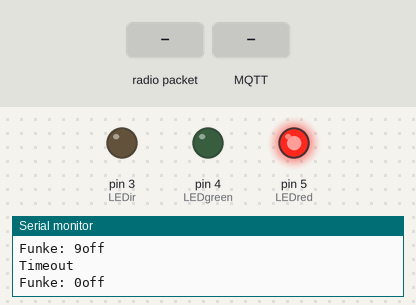
The sketch below on a simulated Arduino Uno, built for the host (arithmetic inside an expression is 32-bit, double 64-bit). On the bench: output pins drawn as LEDs (lit = HIGH), the last lines printed to the serial monitor. The test bench sets the inputs (shaded band). WiFi joins after 1.5 s; servers stay silent unless stated; no radio packets arrive unless stated; no MQTT or app messages arrive unless stated.

Above: at 2.7 s.
2.8 s: radio packet "0" arrives
At 3.6 s:
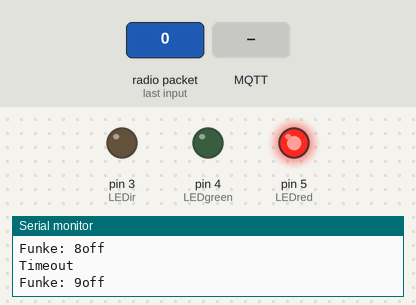
4.4 s: MQTT message "1" arrives on the first subscribed topic
At 21.6 s:
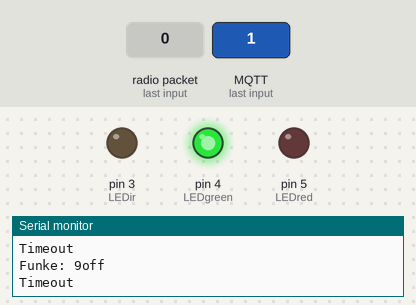
Timing chart, 0 to 22.2 s (numbered marks = the images above; inputs shaded):
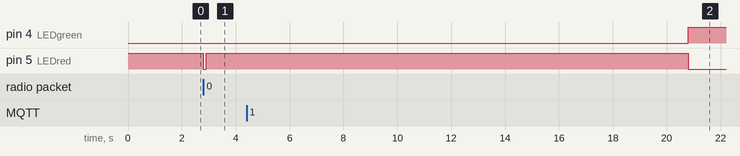

Measured:
- after the input at 2.8 s, pin 5 (LEDred): HIGH → LOW at once, → HIGH 0.10 s later

The sketch:

mqtt_funk_controller.ino
```cpp
#include <SPI.h>
#include <Ethernet.h>
#include <PubSubClient.h> // http://knolleary.net/arduino-client-for-mqtt/
#include "nRF24L01.h"
#include "RF24.h"

// MAC Adresse des Ethernet Shields
byte mac[] = { 0xDE, 0xED, 0xBA, 0xFE, 0xFE, 0xED };
// IP des MQTT Servers
byte server[] = { 10, 0, 1, 187 };
// Ethernet Client zur Kommunikation des MQTT Clients
EthernetClient ethClient;
// MQTT Client zur Kommunikation mit dem Server
// Server - Variable des Types byte mit Serveradresse
// 1883 - Ist der Standard TCP Port
// callback - Function wird aufgerufen wen MQTT Nachrichten eintreffen. Am ende des Sketches
// ethClient - Angabe des Ethernet Clients
PubSubClient mqttClient(server, 1883, callback, ethClient);

//Funk
RF24 radio(7,8);
const uint64_t pipes[10] = { 0xF0F0F0F0E1LL, 0xF0F0F0F0D2LL,0xF0F0F0F0E3LL,0xF0F0F0F0E4LL,0xF0F0F0F0E5LL,0xF0F0F0F0E6LL,0xF0F0F0F0E7LL,0xF0F0F0F0E8LL,0xF0F0F0F0E9LL,0xF0F0F0F0E0LL };

// Timervariable für eine Verzögerung. Als alternative zu delay was die verarbeitung anhält.
int timer = 0;
int timer2 = 0;
int EndTimer = 6000;
int EndTimer2 = 500;
int TimeOutC = 100; //Funk Timeout

// Pins des RGB LED Strip
int LEDred=5;
int LEDgreen=4;
int LEDir=3;
int IRRec=6;

boolean on[10] = {false,false,false,false,false,false,false,false,false,false};
boolean curon[10] = {true,true,true,true,true,true,true,true,true,true}; //Am Start wird davon ausgegangen, dass alles an ist

int rot[10] = {0,0,0,0,0,0,0,0,0,0}; //Initialwert zum resetten
int blau[10] = {0,0,0,0,0,0,0,0,0,0};
int gruen[10] = {0,0,0,0,0,0,0,0,0,0};

int currot[10] = {0,0,0,0,0,0,0,0,0,0};
int curblau[10] = {0,0,0,0,0,0,0,0,0,0};
int curgruen[10] = {0,0,0,0,0,0,0,0,0,0};

int retry[10] = {0,0,0,0,0,0,0,0,0,0};
int latenz[10] = {50,50,50,50,50,50,50,50,50,50};
int curlatenz[10] = {50,50,50,50,50,50,50,50,50,50};

boolean lanok = false;

String intToHex(int i)
{
  if(i < 16)
    return "0"+String(i,HEX);
  else
    return String(i,HEX);
}

boolean sendCommand(String genString)
{
  digitalWrite(LEDgreen,LOW);
  boolean ret = false;
  //Sende Befehl
  Serial.println("Funke: "+genString);
  char data[10];
  genString.toCharArray(data,10);
  radio.write(&data, sizeof(char)*10);


  //Warte auf Antwort
  radio.startListening();
  unsigned long started_waiting_at = millis();
  bool timeout = false;
  while ( ! radio.available() && ! timeout )
    if (millis() - started_waiting_at > TimeOutC )
      timeout = true;

  if (timeout)
  {
    digitalWrite(LEDred, HIGH);
    Serial.println("Timeout");
  }
  else
  {
    // Grab the response, compare, and send to debugging spew
    char recd[10];
    radio.read( &recd, sizeof(char)*10 );
    Serial.println("Recv "+String(recd));
    digitalWrite(LEDgreen, HIGH);
    digitalWrite(LEDred, LOW);
    ret = true;
  }
  radio.stopListening();
  return ret;
}

void sendLatenz(int id, int n)
{
  //Retry Timeout - Schalte Licht aus
  if(retry[id] > 6)
  {
    retry[id] = 0;
    on[id] = false;
    curon[id] = false;
    latenz[id] = curlatenz[id];
    return;
  }

  if(sendCommand(""+String(id)+"l"+String(latenz[id])))
  {
    retry[id] = 0;
    curlatenz[id] = latenz[id];
    Serial.println("Set Latenz: "+String(id)+" - "+String(latenz[id]));
  } else
    ++retry[id];
}

void sendOnOff(int id, boolean n)
{
  //Retry Timeout - Schalte Licht aus
  if(retry[id] > 6)
  {
    retry[id] = 0;
    on[id] = false;
    curon[id] = false;
    return;
  }

  String onoff;
  char pubonoff[2];
  if(n == true)
  {
    onoff = "on";
    String("1").toCharArray(pubonoff,2);
  }
  else
  {
    onoff = "off";
    String("0").toCharArray(pubonoff,2);
  }

  if(sendCommand(""+String(id)+onoff))
  {
    String command = "/arduout/"+String(id)+"/STATUS";
    char pubcommand[30];

    command.toCharArray(pubcommand,30);
    retry[id] = 0;
    curon[id] = on[id];
    mqttClient.publish(pubcommand, pubonoff);
    Serial.println("Publish: "+command+" - "+pubonoff);
  } else
    ++retry[id];
}

void sendColor(int id,int r,int g, int b)
{
  //Retry Timeout - Schalte Licht aus
  if(retry[id] > 20)
  {
    retry[id] = 0;
    on[id] = false;
    curon[id] = false;
    return;
  }

  if(sendCommand(""+String(id)+intToHex(r)+intToHex(g)+intToHex(b)))
  {
    currot[id] = r;
    curblau[id] = b;
    curgruen[id] = g;
    retry[id] = 0;
  } else
    ++retry[id];
}

void setup()
{
 Serial.begin(57600);

 // Setzen der PINS als Ausgang
 pinMode(LEDir, OUTPUT);
 pinMode(LEDred, OUTPUT);
 pinMode(LEDgreen, OUTPUT);

 digitalWrite(LEDred,HIGH);
 Serial.println("[NET INIT]");

 // Initialisierung des Ethernets
 if (Ethernet.begin(mac) == 0)
 {
   Serial.println("[NET ERROR]");
   while (true); //Beende Script
 }
 else
 {
   // Wenn DHCP OK ist dann grün setzen
   Serial.println("[NET DHCP OK]");
   lanok = true;
 }


 Serial.println("[FUNK INIT]");
 radio.begin();
 radio.setRetries(15,15);
 radio.setPayloadSize(8);

 //Wähle Empfangs und Sendekanal
 radio.openWritingPipe(pipes[0]);
 radio.openReadingPipe(1,pipes[1]);
}

void loop()
{
 // Aufbau der Verbindung mit MQTT falls diese nicht offen ist.
 if (!mqttClient.connected()) {
 mqttClient.connect("arduinoBridge");
 // Abonieren von Nachrichten mit dem angegebenen Topics
 /*
 mqttClient.subscribe("/arduino/1/SWITCH/#");
 mqttClient.subscribe("/arduino/1/RED/#");
 mqttClient.subscribe("/arduino/1/GREEN/#");
 mqttClient.subscribe("/arduino/1/BLUE/#");
 mqttClient.subscribe("/arduino/2/SWITCH/#");
 mqttClient.subscribe("/arduino/2/RED/#");
 mqttClient.subscribe("/arduino/2/GREEN/#");
 mqttClient.subscribe("/arduino/2/BLUE/#");
 mqttClient.subscribe("/arduino/3/SWITCH/#");
 mqttClient.subscribe("/arduino/3/RED/#");
 mqttClient.subscribe("/arduino/3/GREEN/#");
 mqttClient.subscribe("/arduino/3/BLUE/#");
 mqttClient.subscribe("/arduino/4/SWITCH/#");
 mqttClient.subscribe("/arduino/4/RED/#");
 mqttClient.subscribe("/arduino/4/GREEN/#");
 mqttClient.subscribe("/arduino/4/BLUE/#");
 mqttClient.subscribe("/arduino/5/SWITCH/#");
 mqttClient.subscribe("/arduino/5/RED/#");
 mqttClient.subscribe("/arduino/5/GREEN/#");
 mqttClient.subscribe("/arduino/5/BLUE/#");
 mqttClient.subscribe("/arduino/6/SWITCH/#");
 mqttClient.subscribe("/arduino/6/RED/#");
 mqttClient.subscribe("/arduino/6/GREEN/#");
 mqttClient.subscribe("/arduino/6/BLUE/#");
 mqttClient.subscribe("/arduino/7/SWITCH/#");
 mqttClient.subscribe("/arduino/7/RED/#");
 mqttClient.subscribe("/arduino/7/GREEN/#");
 mqttClient.subscribe("/arduino/7/BLUE/#");
 mqttClient.subscribe("/arduino/8/SWITCH/#");
 mqttClient.subscribe("/arduino/8/RED/#");
 mqttClient.subscribe("/arduino/8/GREEN/#");
 mqttClient.subscribe("/arduino/8/BLUE/#");
 mqttClient.subscribe("/arduino/9/SWITCH/#");
 mqttClient.subscribe("/arduino/9/RED/#");
 mqttClient.subscribe("/arduino/9/GREEN/#");
 mqttClient.subscribe("/arduino/9/BLUE/#");
 */
 // Alternative Abonierung aller Topics unter /arduino/Nachtlicht
 mqttClient.subscribe("/arduino/#");
 Serial.println("[NETBRIDGE SUBSCRIBED]");


 }

 if (timer2 <= EndTimer2)
   timer2++;
 else
 {
   //Wird alle 5 Sek getriggert
   timer2 = 0;
   if(lanok == true)
   {
     digitalWrite(LEDred, LOW);
     digitalWrite(LEDgreen, HIGH);
   } else
   {
     digitalWrite(LEDred, !digitalRead(LEDred));
   }

 }

 for(int i=0;i<=9;++i)
 {
   if(on[i] != curon[i])
   {
     sendOnOff(i,on[i]);
   }

   if(curlatenz[i] != latenz[i])
   {
     sendLatenz(i,latenz[i]);
   }

   if(on[i])
   {
     if(rot[i] != currot[i] || blau[i] != curblau[i] || gruen[i] != curgruen[i])
     {
       sendColor(i,rot[i],gruen[i],blau[i]);
     }
   }
 }

 mqttClient.loop(); // Schleife für MQTT
 delay(25);
}

// ===========================================================
// Callback Funktion von MQTT. Die Funktion wird aufgerufen
// wenn ein Wert empfangen wurde.
// ===========================================================
void callback(char* topic, byte* payload, unsigned int length)
{
  Serial.println("[RECV LAN]");
 // Zähler
 int i = 0;
 // Hilfsvariablen für die Convertierung der Nachricht in ein String
 char message_buff[100];

 // Kopieren der Nachricht und erstellen eines Bytes mit abschließender \0
 for(i=0; i<length; i++) {
 message_buff[i] = payload[i];
 }
 message_buff[i] = '\0';


 // Konvertierung der nachricht in ein String
 String msgString = String(message_buff);
 int lichtid = String((String(topic)).charAt(9)).toInt();

 /*
 Serial.println(topic);
 Serial.println(msgString);
 */

 // Überprüfung des Topis und setzen der Farbe je nach übermittelten Topic
 if (String(topic).charAt(11) == 'S')
  {
    //Switch On/Off Command
    if(msgString.toInt() == 1)
      on[lichtid] = true;
    else
      on[lichtid] = false;
  }
 if (String(topic).charAt(11) == 'L')
  {
    latenz[lichtid] = round(msgString.toInt());
  }
 if (String(topic).charAt(11) == 'R')
  {
    rot[lichtid] = round(msgString.toInt() * 2.55);
  }
 if ((String(topic)).charAt(11) == 'G')
  {
    gruen[lichtid] = round(msgString.toInt() * 2.55);
  }
 if ((String(topic)).charAt(11) == 'B')
  {
    blau[lichtid] = round(msgString.toInt() * 2.55);
  }
}
```
